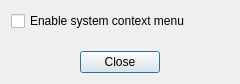
<?xml version="1.0" encoding="UTF-8"?>
<ui version="4.0">
 <class>SettingsDialog</class>
 <widget class="QDialog" name="SettingsDialog">
  <property name="geometry">
   <rect>
    <x>0</x>
    <y>0</y>
    <width>240</width>
    <height>84</height>
   </rect>
  </property>
  <property name="windowTitle">
   <string>ZIMA-STEP-Edit Settings</string>
  </property>
  <property name="windowIcon">
   <iconset resource="../zima-step-edit.qrc">
    <normaloff>:/gfx/icon.png</normaloff>:/gfx/icon.png</iconset>
  </property>
  <layout class="QVBoxLayout" name="verticalLayout">
   <item>
    <widget class="QCheckBox" name="enableSystemContextMenuCheckBox">
     <property name="text">
      <string>Enable system context menu</string>
     </property>
    </widget>
   </item>
   <item>
    <spacer name="verticalSpacer">
     <property name="orientation">
      <enum>Qt::Vertical</enum>
     </property>
     <property name="sizeHint" stdset="0">
      <size>
       <width>20</width>
       <height>40</height>
      </size>
     </property>
    </spacer>
   </item>
   <item>
    <layout class="QHBoxLayout" name="horizontalLayout">
     <item>
      <widget class="QPushButton" name="closeButton">
       <property name="sizePolicy">
        <sizepolicy hsizetype="Fixed" vsizetype="Fixed">
         <horstretch>0</horstretch>
         <verstretch>0</verstretch>
        </sizepolicy>
       </property>
       <property name="text">
        <string>Close</string>
       </property>
      </widget>
     </item>
    </layout>
   </item>
  </layout>
 </widget>
 <resources>
  <include location="../zima-step-edit.qrc"/>
 </resources>
 <connections>
  <connection>
   <sender>closeButton</sender>
   <signal>clicked()</signal>
   <receiver>SettingsDialog</receiver>
   <slot>accept()</slot>
   <hints>
    <hint type="sourcelabel">
     <x>119</x>
     <y>60</y>
    </hint>
    <hint type="destinationlabel">
     <x>119</x>
     <y>41</y>
    </hint>
   </hints>
  </connection>
 </connections>
</ui>
